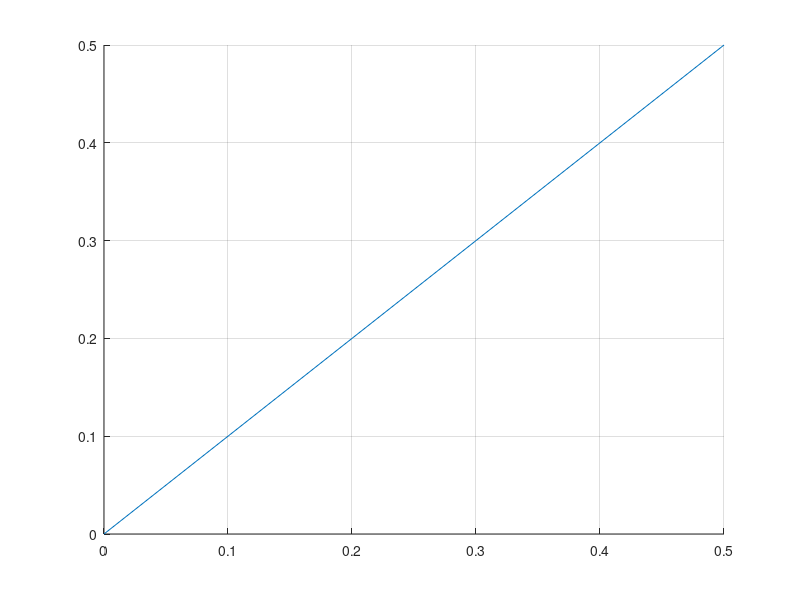

MATLAB code to generate this figure: (Note: this script raises an error after producing the figure.)
% Investigating 3d quaternion rotation
clear
clc
close all
%% View coordinates
a1 = [0 0 0];
a2 = [0 0 3];
r1= [a1(1) a2(1)];
r2= [a1(2) a2(2)];
r3= [a1(3) a2(3)];

%% Cube coordinates
p1 = [0 0 1.224745];                    
p2 = [1.154701 0 0.4082483];            
p3 = [-0.5773503 1 0.4082483];
p4 = [-0.5773503 -1 0.4082483];         
p5 = [0.5773503 1 -0.4082483];
p6 = [0.5773503 -1 -0.4082483];
p7 = [-1.154701 0 -0.4082483];
p8 = [0 0 -1.224745]; 

%% Plane formation
x  = [p1(1) p2(1) p5(1) p3(1)];         
y  = [p1(2) p2(2) p5(2) p3(2)];
z  = [p1(3) p2(3) p5(3) p3(3)];
x1 = [p1(1) p3(1) p7(1) p4(1)];
y1 = [p1(2) p3(2) p7(2) p4(2)];
z1 = [p1(3) p3(3) p7(3) p4(3)];
x2 = [p1(1) p4(1) p6(1) p2(1)];
y2 = [p1(2) p4(2) p6(2) p2(2)];
z2 = [p1(3) p4(3) p6(3) p2(3)];
x3 = [p2(1) p6(1) p8(1) p5(1)];
y3 = [p2(2) p6(2) p8(2) p5(2)];
z3 = [p2(3) p6(3) p8(3) p5(3)];
x4 = [p3(1) p5(1) p8(1) p7(1)];
y4 = [p3(2) p5(2) p8(2) p7(2)];
z4 = [p3(3) p5(3) p8(3) p7(3)];
x5 = [p4(1) p7(1) p8(1) p6(1)];
y5 = [p4(2) p7(2) p8(2) p6(2)];
z5 = [p4(3) p7(3) p8(3) p6(3)];



%% Orientation of view vector
% V = a2(3)/sqrt(a2(1)^2+a2(2)^2+a2(3)^2);
% U = a2(2)/sqrt(a2(1)^2+a2(2)^2+a2(3)^2);
% T = a2(1)/sqrt(a2(1)^2+a2(2)^2+a2(3)^2);
alpha = acosd(a2(1)/sqrt(a2(1)^2+a2(2)^2+a2(3)^2));
beta  = acosd(a2(2)/sqrt(a2(1)^2+a2(2)^2+a2(3)^2));
gamma = acosd(a2(3)/sqrt(a2(1)^2+a2(2)^2+a2(3)^2));


%% Orientation of face
A11 = [0 0 1.224745];                   %p1
A12 = [1.154701 0 0.4082483];           %p2
A15 = [0.5773503 1 -0.4082483];         %p5
A13 = [-0.5773503 1 0.4082483];         %p3
%   %Centroid coordinates
ab = ((A11(1)+A12(1)+A15(1)+A13(1))/4); 
ac = ((A11(2)+A12(2)+A15(2)+A13(2))/4);
ad = ((A11(3)+A12(3)+A15(3)+A13(3))/4);
%   %Face angles
ANGLE1 = acosd(ab/sqrt(ab^2+ac^2+ad^2)); 
ANGLE2 = acosd(ac/sqrt(ab^2+ac^2+ad^2));
ANGLE3 = acosd(ad/sqrt(ab^2+ac^2+ad^2));
%  
% qx = ax * sin(angle/2)
% qy = ay * sin(angle/2)
% qz = az * sin(angle/2)
% qw = cos(angle/2)
%% Quaternion travel angles in Radians
ANGLEX = 0.5*(alpha)*0.017453292;    %% ANGLEX=0.5*(ANGLEX)
ANGLEY = 0.5*(beta)*0.017453292;     %% ANGLEY=0.5*(ANGLEY)
ANGLEZ = 0.5*(gamma)*0.017453292;    %% ANGLEZ=0.5*(ANGLEZ)
% ANGLEX = 0.5*(alpha-ANGLE1);    
% ANGLEY = 0.5*(beta-ANGLE2);
% ANGLEZ = 0.5*(gamma-ANGLE3);
H1=alpha-ANGLE1;
H2=beta-ANGLE2;
H3=gamma-ANGLE3;
cosx = cos(ANGLEX); %% First calculate the angle of your custom input angle cos sin for all 3 angle in "RADIANS"
cosy = cos(ANGLEY);
cosz = cos(ANGLEZ);
sinx = sin(ANGLEX);
siny = sin(ANGLEY);
sinz = sin(ANGLEZ);
%% Quaternion from euler
% Finalw = cosx*cosy*cosz+sinx*siny*sinz;%% input X,Y, Z
% Finalx = sinx*cosy*cosz+cosx*siny*sinz;
% Finaly = cosx*siny*cosz-sinx*cosy*sinz;
% Finalz = cosx*cosy*sinz-sinx*siny*cosz;

Finalw = cosx*cosy*cosz-sinx*siny*sinz;
Finalx = sinx*siny*cosz+cosx*cosy*sinz;
Finaly = sinx*cosy*cosz+cosx*siny*sinz;   %% USE THIS FUNCTION FOR WXYZ PARAMETERS FOR YOUR REQUIRED QUATERNION FOR ROTATION
Finalz = cosx*siny*cosz-sinx*cosy*sinz;

% Finalw = cosx*cosy*cosz+sinx*siny*sinz;
% Finalx = sinx*cosy*cosz-cosx*siny*sinz;
% Finaly = cosx*siny*cosz+sinx*cosy*sinz;
% Finalz = cosx*cosy*sinz-sinx*siny*cosz;
% eul=[ANGLEX ANGLEY ANGLEZ];
% qXYZ = eul2quat(eul,'XYZ')
% 
% q1 = quaternion(qXYZ)
%% Draw view vector
figure
grid on
hold all
g1 = [a1(1) Finalx];
g2 = [a1(2) Finaly];
g3 = [a1(3) Finalz];
% g1 = [a1(1) qXYZ(1)];
% g2 = [a1(2) qXYZ(2)];
% g3 = [a1(3) qXYZ(3)];
plot3(g1,g2,g3)
%% Rotated coordinates

q1 = quaternion(Finalw,Finalx,Finaly,Finalz)

rt1 = rotateframe(q1, p1)
rt2 = rotateframe(q1, p2)
rt3 = rotateframe(q1, p3)
rt4 = rotateframe(q1, p4)
rt5 = rotateframe(q1, p5)
rt6 = rotateframe(q1, p6)
rt7 = rotateframe(q1, p7)
rt8 = rotateframe(q1, p8)

% rt1 = rotateframe(q1, p1)
% rt2 = rotateframe(q1, p2)
% rt3 = rotateframe(q1, p3)
% rt4 = rotateframe(q1, p4)
% rt5 = rotateframe(q1, p5)
% rt6 = rotateframe(q1, p6)
% rt7 = rotateframe(q1, p7)
% rt8 = rotateframe(q1, p8)
xa  = [rt1(1) rt2(1) rt5(1) rt3(1)];
ya  = [rt1(2) rt2(2) rt5(2) rt3(2)];
za  = [rt1(3) rt2(3) rt5(3) rt3(3)];

x1a = [rt1(1) rt3(1) rt7(1) rt4(1)];
y1a = [rt1(2) rt3(2) rt7(2) rt4(2)];
z1a = [rt1(3) rt3(3) rt7(3) rt4(3)];

x2a = [rt1(1) rt4(1) rt6(1) rt2(1)];
y2a = [rt1(2) rt4(2) rt6(2) rt2(2)];
z2a = [rt1(3) rt4(3) rt6(3) rt2(3)];

x3a = [rt2(1) rt6(1) rt8(1) rt5(1)];
y3a = [rt2(2) rt6(2) rt8(2) rt5(2)];
z3a = [rt2(3) rt6(3) rt8(3) rt5(3)];

x4a = [rt3(1) rt5(1) rt8(1) rt7(1)];
y4a = [rt3(2) rt5(2) rt8(2) rt7(2)];
z4a = [rt3(3) rt5(3) rt8(3) rt7(3)];

x5a = [rt4(1) rt7(1) rt8(1) rt6(1)];
y5a = [rt4(2) rt7(2) rt8(2) rt6(2)];
z5a = [rt4(3) rt7(3) rt8(3) rt6(3)];
%% Draw rotated and unrotated cube
figure 
hold all
grid on
xlabel('x')
ylabel('y')
zlabel('z')
fill3(x,y,z,1);
fill3(x1,y1,z1,2);
fill3(x2,y2,z2,3);
fill3(x3,y3,z3,4);
fill3(x4,y4,z4,5);
fill3(x5,y5,z5,6);
figure
hold all
plot3(r1,r2,r3)
fill3(xa,ya,za,1);
fill3(x1a,y1a,z1a,2);
fill3(x2a,y2a,z2a,3);
fill3(x3a,y3a,z3a,4);
fill3(x4a,y4a,z4a,5);
fill3(x5a,y5a,z5a,6);
